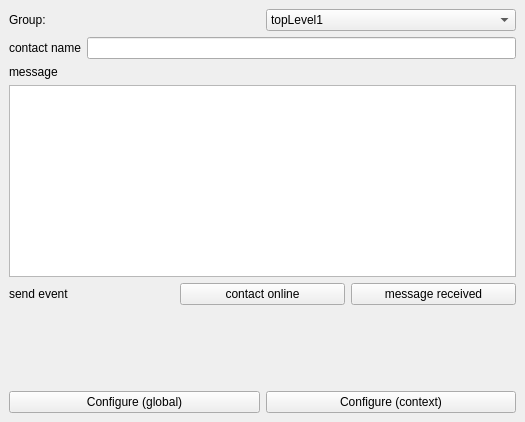
<ui version="4.0" >
 <author>Olivier Goffart</author>
 <comment></comment>
 <exportmacro></exportmacro>
 <class>KNotifyTestView</class>
 <widget class="QWidget" name="KNotifyTestView" >
  <property name="geometry" >
   <rect>
    <x>0</x>
    <y>0</y>
    <width>525</width>
    <height>422</height>
   </rect>
  </property>
  <property name="windowTitle" >
   <string>Form</string>
  </property>
  <layout class="QVBoxLayout" >
   <property name="margin" >
    <number>9</number>
   </property>
   <property name="spacing" >
    <number>6</number>
   </property>
   <item>
    <layout class="QHBoxLayout" >
     <property name="margin" >
      <number>0</number>
     </property>
     <property name="spacing" >
      <number>6</number>
     </property>
     <item>
      <widget class="QLabel" name="label" >
       <property name="text" >
        <string>Group:</string>
       </property>
      </widget>
     </item>
     <item>
      <widget class="QComboBox" name="c_group" >
       <item>
        <property name="text" >
         <string>topLevel1</string>
        </property>
       </item>
       <item>
        <property name="text" >
         <string>  friends</string>
        </property>
       </item>
       <item>
        <property name="text" >
         <string>  familly</string>
        </property>
       </item>
       <item>
        <property name="text" >
         <string>topLevel2</string>
        </property>
       </item>
      </widget>
     </item>
    </layout>
   </item>
   <item>
    <layout class="QHBoxLayout" >
     <property name="margin" >
      <number>0</number>
     </property>
     <property name="spacing" >
      <number>6</number>
     </property>
     <item>
      <widget class="QLabel" name="label_2" >
       <property name="text" >
        <string>contact name</string>
       </property>
      </widget>
     </item>
     <item>
      <widget class="QLineEdit" name="c_name" />
     </item>
    </layout>
   </item>
   <item>
    <widget class="QLabel" name="label_3" >
     <property name="text" >
      <string>message</string>
     </property>
    </widget>
   </item>
   <item>
    <widget class="QTextEdit" name="c_text" />
   </item>
   <item>
    <layout class="QHBoxLayout" >
     <property name="margin" >
      <number>0</number>
     </property>
     <property name="spacing" >
      <number>6</number>
     </property>
     <item>
      <widget class="QLabel" name="label_4" >
       <property name="text" >
        <string>send event</string>
       </property>
      </widget>
     </item>
     <item>
      <widget class="QPushButton" name="b_online" >
       <property name="text" >
        <string>contact online</string>
       </property>
      </widget>
     </item>
     <item>
      <widget class="QPushButton" name="b_message" >
       <property name="text" >
        <string>message received</string>
       </property>
      </widget>
     </item>
    </layout>
   </item>
   <item>
    <spacer>
     <property name="orientation" >
      <enum>Qt::Vertical</enum>
     </property>
     <property name="sizeHint" >
      <size>
       <width>425</width>
       <height>16</height>
      </size>
     </property>
    </spacer>
   </item>
   <item>
    <layout class="QHBoxLayout" >
     <property name="margin" >
      <number>0</number>
     </property>
     <property name="spacing" >
      <number>6</number>
     </property>
     <item>
      <widget class="QPushButton" name="b_confG" >
       <property name="text" >
        <string>Configure (global)</string>
       </property>
      </widget>
     </item>
     <item>
      <widget class="QPushButton" name="b_confC" >
       <property name="text" >
        <string>Configure (context)</string>
       </property>
      </widget>
     </item>
    </layout>
   </item>
  </layout>
 </widget>
 <pixmapfunction></pixmapfunction>
 <resources/>
 <connections/>
</ui>
